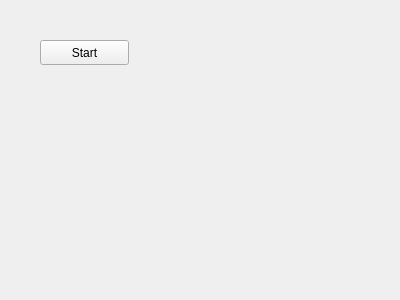
<?xml version="1.0" encoding="UTF-8"?>
<ui version="4.0">
 <class>MainWindow</class>
 <widget class="QMainWindow" name="MainWindow">
  <property name="geometry">
   <rect>
    <x>0</x>
    <y>0</y>
    <width>400</width>
    <height>300</height>
   </rect>
  </property>
  <property name="windowTitle">
   <string>MainWindow</string>
  </property>
  <widget class="QWidget" name="centralWidget">
   <widget class="QPushButton" name="startButton">
    <property name="geometry">
     <rect>
      <x>40</x>
      <y>40</y>
      <width>89</width>
      <height>25</height>
     </rect>
    </property>
    <property name="text">
     <string>Start</string>
    </property>
   </widget>
  </widget>
 </widget>
 <layoutdefault spacing="6" margin="11"/>
 <resources/>
 <connections/>
</ui>
